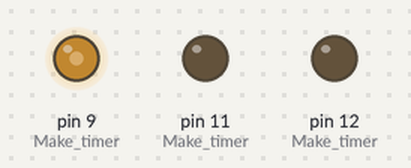
Bench run of a sketch on a simulated Arduino Uno, built with avr-gcc and run on an emulated ATmega328P. Parts: output pins drawn as LEDs (lit = HIGH).

Above: at 0.18 s.
Timing chart, 0 to 0.1 s (numbered marks = the images above):
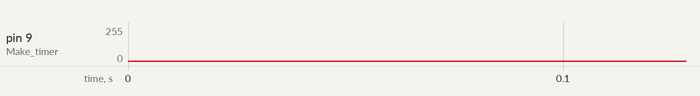

The sketch:

decay.ino
```cpp
/******** Load AVR timer interrupt macros ********/
#include <avr/interrupt.h>

/******** Sine wave parameters ********/
#define PI2     6.283185 // 2 * PI - saves calculating it later
#define AMP     127      // Multiplication factor for the sine wave
#define OFFSET  128      // Offset shifts wave to just positive values

/******** Lookup table ********/
#define LENGTH  256  // The length of the waveform lookup table
byte wave[LENGTH];   // Storage for the waveform
void setup() {

  /******** Populate the waveform lookup table with a sine wave ********/
  for (int i=0; i<LENGTH; i++) {
    float v = (AMP*sin((PI2/LENGTH)*i));  // Calculate current entry
    wave[i] = int(v+OFFSET);              // Store value as integer
  }

  /******** Set timer1 for 8-bit fast PWM output ********/
  pinMode(9, OUTPUT);       // Make timer's PWM pin an output
   pinMode(11, OUTPUT);       // Make timer's PWM pin an output
    pinMode(12, OUTPUT);       // Make timer's PWM pin an output
  TCCR1B  = (1 << CS10);    // Set prescaler to full 16MHz
  TCCR1A |= (1 << COM1A1);  // PWM pin to go low when TCNT1=OCR1A
  TCCR1A |= (1 << WGM10);   // Put timer into 8-bit fast PWM mode
  TCCR1B |= (1 << WGM12);

  /******** Set up timer 2 to call ISR ********/
  TCCR2A = 0;               // We need no options in control register A
  TCCR2B = (1 << CS21);     // Set prescaller to divide by 8
  TIMSK2 = (1 << OCIE2A);   // Set timer to call ISR when TCNT2 = OCRA2
  OCR2A = 32;               // sets the frequency of the generated wave
  sei();                    // Enable interrupts to generate waveform!
}

void loop()
{
  decay();
}

/******** Called every time TCNT2 = OCR2A ********/
ISR(TIMER2_COMPA_vect) {  // Called each time TCNT2 == OCR2A
  static byte index=0;    // Points to successive entries in the wavetable
  OCR1AL = wave[index++]; // Update the PWM output
  asm("NOP;NOP");         // Fine tuning
  TCNT2 = 6;              // Timing to compensate for time spent in ISR
}

  void decay(void) {
  int i, j;
  for (j=0; j<128; j++) {
    for (i=0; i<LENGTH; i++) {
      if (wave[i]<127) {
        wave[i]++;
      }
      if (wave[i]>127) {
        wave[i]--;
      }
    }
    delay(10);
  }
  cli();
}
```
